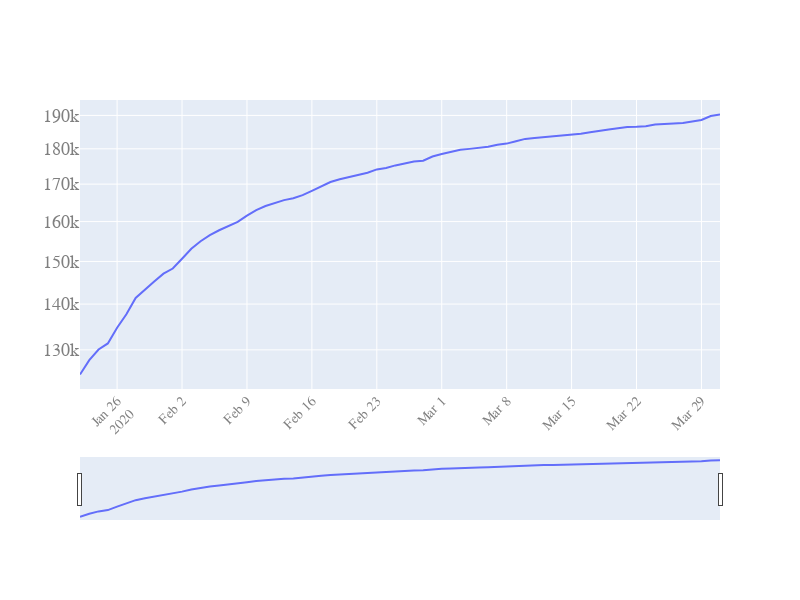

Notebook code for this chart:
### Code cell
quick_plot(df_analyse.date, df_analyse.iloc[80:,[4]], yscale='log', slider=True)

### Figure 1 — Plotly figure (JSON) as saved in the notebook; plotly's stock layout.template omitted (floating-point values rounded to 4 significant figures; data arrays with more than 128 entries replaced by an {"elided": "..."} marker saying what was removed)
{"data": [{"marker": {"size": 3}, "mode": "lines", "name": "Germany", "type": "scatter", "x": {"elided": "150 str values"}, "y": [124908, 127854, 130072, 131359, 134753, 137698, 141397, 143342, 145184, 147065, 148291, 150648, 153129, 154999, 156513, 157770, 158758, 159912, 161539, 163009, 164077, 164967, 165664, 166152, 167007, 168162, 169430, 170588, 171324, 171879, 172576, 173171, 174098, 174478, 175233, 175752, 176369, 176551, 177778, 178473, 179021, 179710, 179986, 180328, 180600, 181200, 181524, 182196, 182922, 183189, 183410, 183594, 183879, 184121, 184472, 184924, 185450, 185750, 186109, 186506, 186522, 186691, 187226, 187267, 187518, 187682, 188252, 188604, 189817, 190299]}], "layout": {"autosize": true, "font": {"color": "#7f7f7f", "family": "PT Sans. monospace", "size": 18}, "height": 600, "width": 800, "xaxis": {"nticks": 20, "rangeslider": {"visible": true}, "tickangle": -45, "tickfont": {"color": "#7f7f7f", "size": 14}}, "yaxis": {"type": "log"}}}
